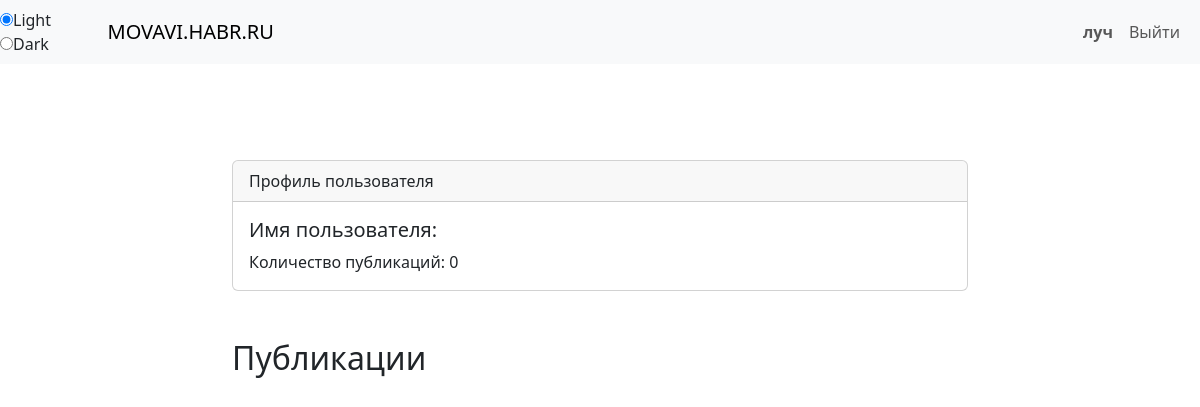
The app's page /profile/8 (signed in), older data.
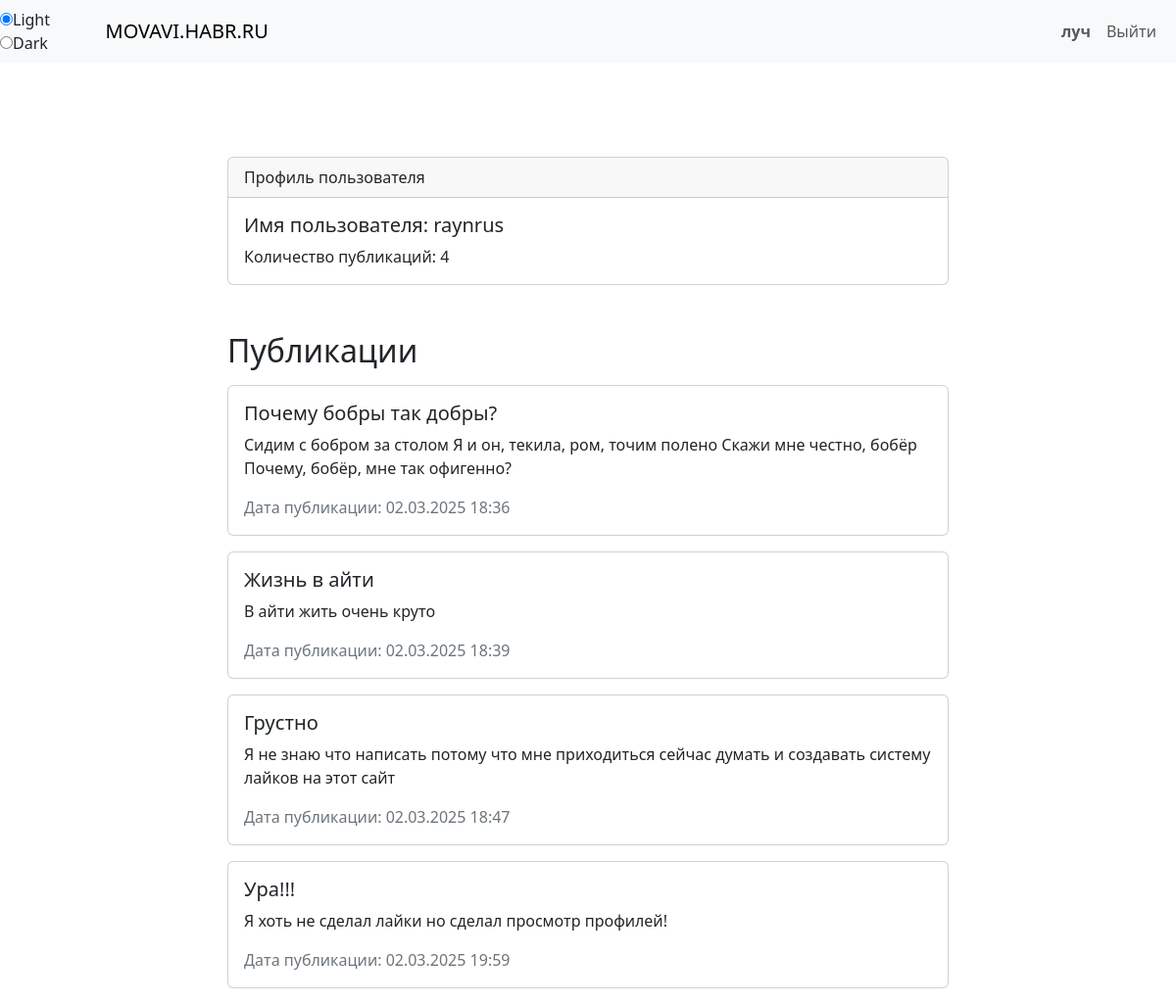
The same page, newer data.
### tables this page shows
CREATE TABLE user (
        id INTEGER PRIMARY KEY,
        username TEXT UNIQUE,
        password TEXT
        );

CREATE TABLE post (
        id INTEGER PRIMARY KEY,
        title TEXT,
        text TEXT,
        at_publish TEXT,
        author_id INTEGER
        );

### main.py (the view)
@app.route("/profile/<int:id>")
def profile2_page(id: int):
    username = session.get("username")
    user = User.get_user_by_username(username)
    if not username:
        return redirect("/login")
    author = User.get_user_by_id(id)
    posts = Post.get_by_author(id)
    return render_template("postCreatorProfile.html", user=user, author=author, posts=posts)

### post.py (called while the page is built)
    @staticmethod
    def get_by_author(author_id):
        SQL = "SELECT * FROM post WHERE author_id = ?"
        con = sqlite3.connect(db_name)
        q = con.execute(SQL, [author_id])
        data = q.fetchall()
        return [Post(*row) for row in data]

### user.py (called while the page is built)
    @staticmethod
    def get_user_by_username(username):
        SQL = """
            SELECT * FROM user
            WHERE username = ?
        """
        con = sqlite3.connect(db_name)
        q = con.execute(SQL, [username])
        data = q.fetchone()
        if not data:
            return None
        return User(*data)

    @staticmethod
    def get_user_by_id(id):
        SQL = """
            SELECT * FROM user
            WHERE id = ?
        """
        con = sqlite3.connect(db_name)
        q = con.execute(SQL, [id])
        data = q.fetchone()
        if not data:
            return None
        return User(*data)

### templates/postCreatorProfile.html (shortened to what this page needs)
{% extends 'base.html' %}
{% block content %}
<div class="row justify-content-center">
    <div class="col-md-8">
        <div class="card mt-5">
            <div class="card-header">
                Профиль пользователя
            </div>
            <div class="card-body">
                <h5 class="card-title">Имя пользователя: {{ author.username }}</h5>
                <p class="card-text">Количество публикаций: {{ posts|length }}</p>
            </div>
        </div>
    </div>
</div>
<div class="row justify-content-center mt-5">
    <div class="col-md-8">
        <h2 class="mb-3">Публикации</h2>
        {% for post in posts %}
            <div class="card mb-3">
                <div class="card-body">
                    <h5 class="card-title">{{ post.title }}</h5>
                    <p class="card-text">{{ post.text }}</p>
                    <p class="card-text text-secondary"> Дата публикации: {{ post.at_publish }}</p>
                </div>
            </div>
        {% endfor %}
    </div>
</div>
{% endblock %}

Row changes from the older to the newer data that the page shows:
added user: username "raynrus"
added post: title "Почему бобры так добры?", text "Сидим с бобром за столом Я и он, текила, ром, точим полено Скажи мне честно, бобёр Почему, бобёр, мне так офигенно?", at_publish "02.03.2025 18:36"
added post: title "Жизнь в айти", text "В айти жить очень круто", at_publish "02.03.2025 18:39"
added post: title "Грустно", text "Я не знаю что написать потому что мне приходиться сейчас думать и создавать систему лайков на этот сайт", at_publish "02.03.2025 18:47"
added post: title "Ура!!!", text "Я хоть не сделал лайки но сделал просмотр профилей!", at_publish "02.03.2025 19:59"
Text that changed along with them:
{{ posts|length }}: "0" → "4"
